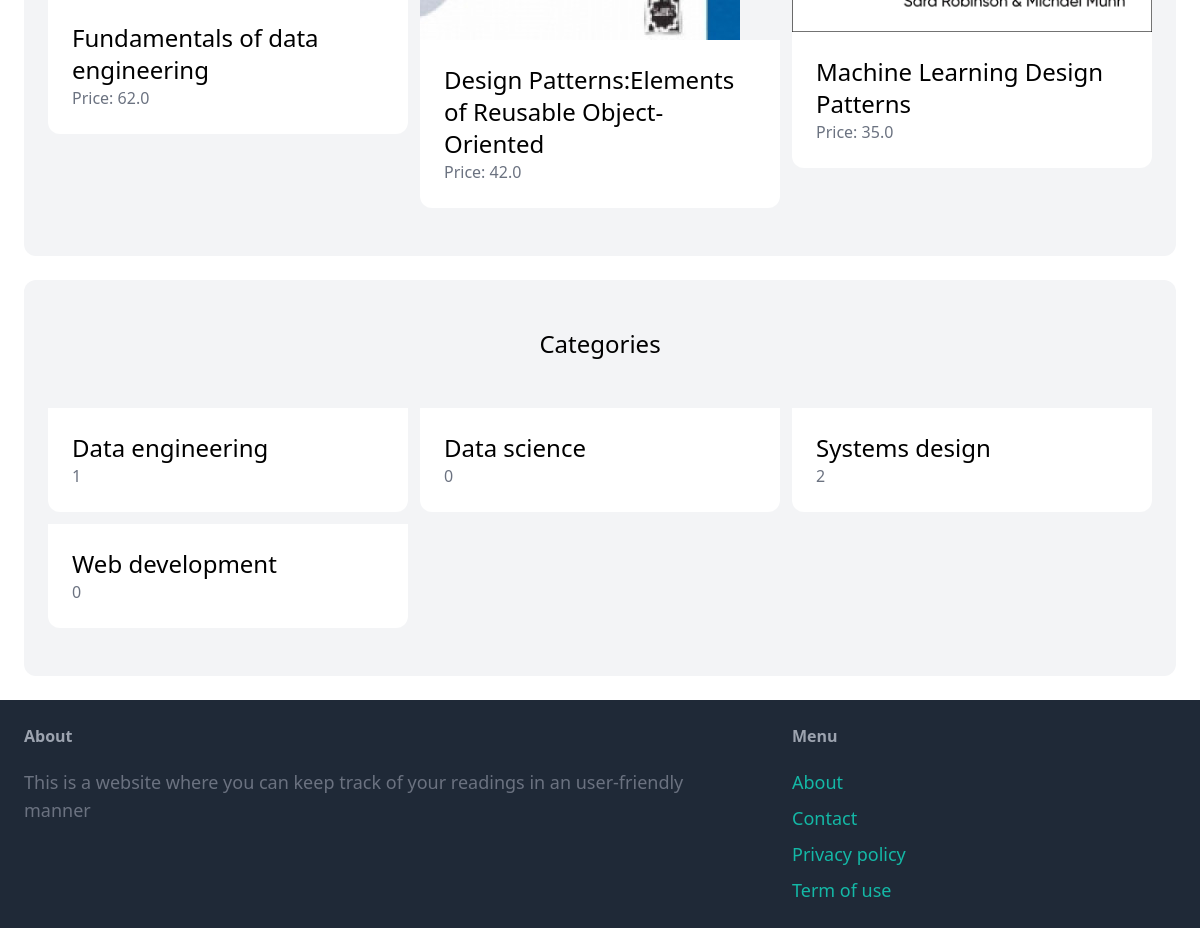
Before: / (lower part) with the older database file.
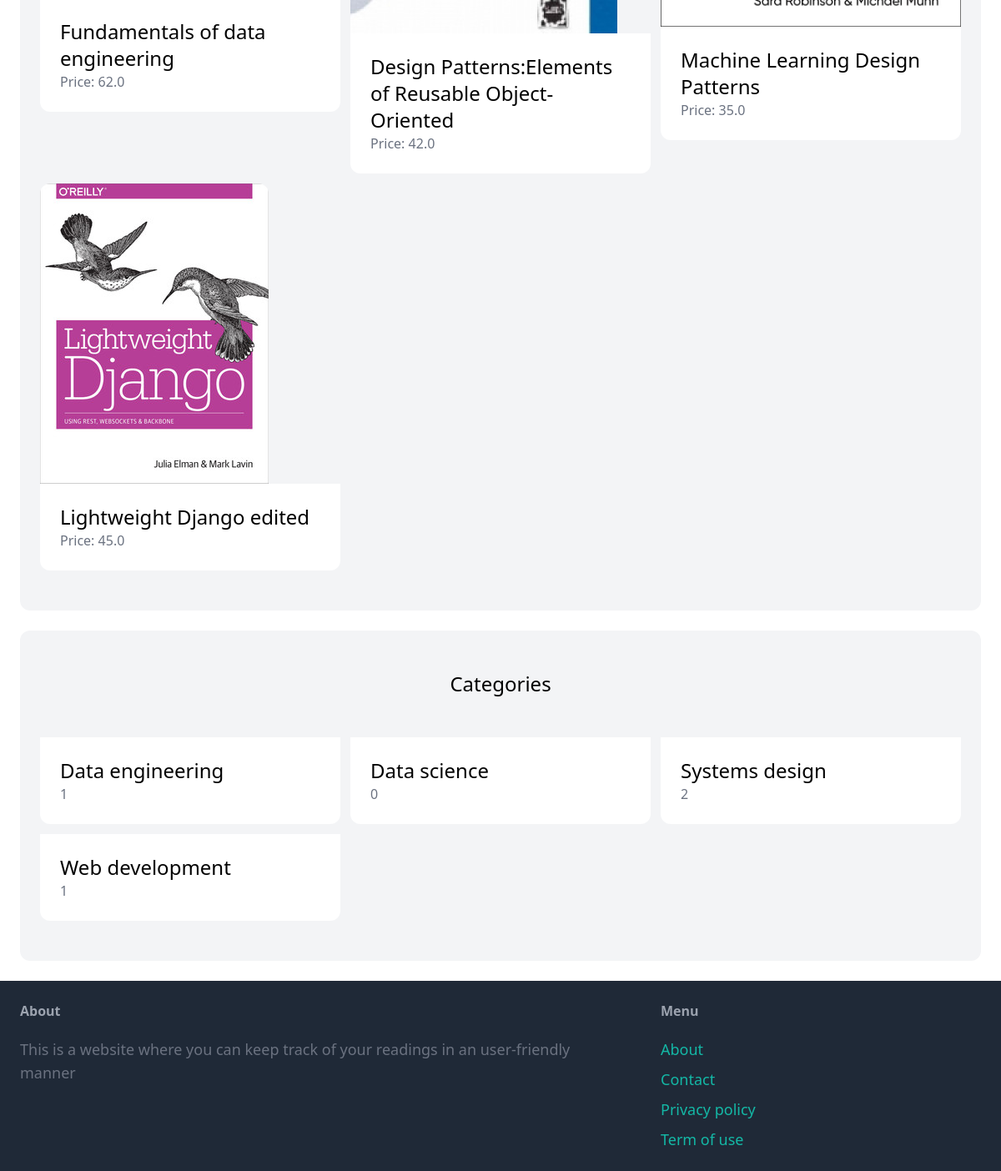
After: the same page with the newer database file.
### book/models.py (models this page shows, shortened)
class Book(models.Model):
    category = models.ForeignKey(
        Category, related_name='books', on_delete=models.CASCADE)
    name = models.CharField(max_length=255)
    description = models.TextField(blank=True, null=True)
    price = models.FloatField()
    image = models.ImageField(upload_to='book_images', blank=True, null=True)
    created_at = models.DateTimeField(auto_now_add=True)
    created_by = models.ForeignKey(
        User, related_name='books', on_delete=models.CASCADE)

class Category(models.Model):
    name = models.CharField(max_length=255)
    class Meta:
        ordering = ('name', )
        verbose_name_plural = "Categories"

### core/views.py (the view)
# urls.py: path('', views.index, name='index'),
def index(request):
    books = Book.objects.all()[0:6]
    categories = Category.objects.all()
    return render(request, 'core/index.html', {
                  'categories': categories,
                  'books': books
                  })

### core/templates/core/index.html (shortened to what this page needs)
{% extends 'core/base.html' %}
{% block content %}
<div class="mt-6 px-6 py-12 bg-gray-100 rounded-xl">
    <div class="grid grid-cols-3 gap-3">
        {% for book in books %}
            <div>
                <a href="{% url 'book:detail' book.id %}">
                    <div>
                        <img src="{{ book.image.url }}" class="rounded-t-xl">
                    </div>
                    <div class="p-6 bg-white rounded-b-xl">
                        <h2 class="text-2xl">{{ book.name }}</h2>
                        <p class="text-gray-500">Price: {{ book.price }}</p>
                    </div>
                </a>
            </div>
        {% endfor %}
    </div>
</div>
<div class="mt-6 px-6 py-12 bg-gray-100 rounded-xl">
    <h2 class="mb-12 text-2xl text-center">Categories</h2>
    <div class="grid grid-cols-3 gap-3">
        {% for category in categories %}
            <div>
                <a href="#">
                    <div class="p-6 bg-white rounded-b-xl">
                        <h2 class="text-2xl">{{ category.name }}</h2>
                        <p class="text-gray-500">{{category.books.count}}</p>
                    </div>
                </a>
            </div>
        {% endfor %}
    </div>
</div>
{% endblock %}

### core/templates/core/base.html (shortened to what this page needs)
<!doctype html>
<html>
    <head>
        <script src="https://cdn.tailwindcss.com"></script>
    </head>
    <body>
        <div class="px-6 py-6">
            {% block content %}
            {% endblock %}
        </div>
        <footer class="py-6 px-6 flex justify-between bg-gray-800">
            <div class="w-2/3 pr-10">
                <h3 class="mb-5 font-semibold text-gray-400">About</h3>
                <p class="text-lg text-gray-500">This is a website where you can keep track of your readings in an user-friendly manner</p>
            </div>
            <div class="w-1/3">
                <h3 class="mb-5 font-semibold text-gray-400">Menu</h3>
                <ul class="space-y-2">
                    <li><a href="#" class="text-lg text-teal-500 hover:text-teal-700">About</a></li>
                    <li><a href="{% url 'core:contact' %}" class="text-lg text-teal-500 hover:text-teal-700">Contact</a></li>
                    <li><a href="#" class="text-lg text-teal-500 hover:text-teal-700">Privacy policy</a></li>
                    <li><a href="#" class="text-lg text-teal-500 hover:text-teal-700">Term of use</a></li>
                </ul>
            </div>
        </footer>
    </body>
</html>

Changed rows visible on the page:
added Book: image (picture), name "Lightweight Django edited", price "45.0"
computed for Category "Web development": books.count "0" → "1"
